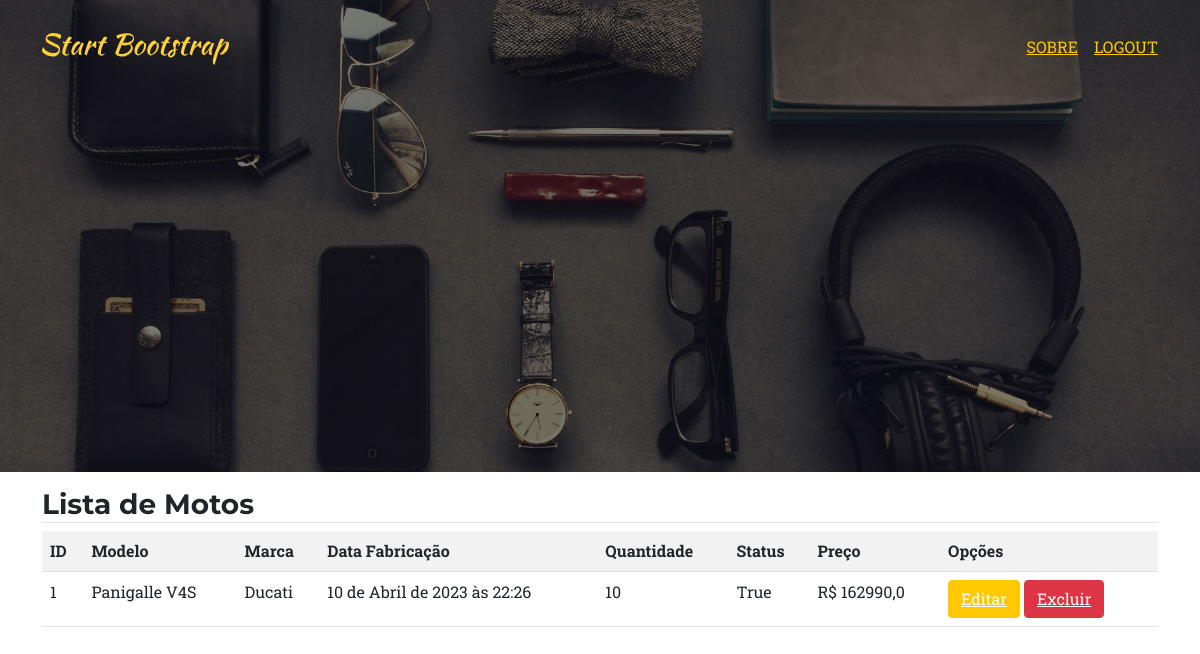
Page /listar/moto/ (signed in) on the committed database.
### cadastros/models.py (models this page shows, shortened)
class Moto(models.Model):
    modelo = models.ForeignKey(Modelo, on_delete=models.PROTECT)
    dataFabricacao = models.DateTimeField(auto_now_add=True)
    quantidade = models.IntegerField()
    status = models.BooleanField(verbose_name="Ativo")
    preco = models.FloatField(verbose_name="Preço Unitário")

class Modelo(models.Model):
    nome = models.CharField(max_length=50)
    marca = models.ForeignKey(Marca, on_delete=models.PROTECT)
    status = models.BooleanField(verbose_name="Ativo")

class Marca(models.Model):
    nome = models.CharField(max_length=80)
    pais = models.CharField(max_length=50, verbose_name="País")
    status = models.BooleanField(verbose_name="Ativo")

### cadastros/views.py (the view)
# urls.py: path("listar/moto/", MotoList.as_view(), name="listar-moto"),
class MotoList(LoginRequiredMixin ,ListView):
    model = Moto
    template_name = "cadastros/moto_list.html"

### cadastros/templates/cadastros/moto_list.html (shortened to what this page needs)
{% extends "paginas/modelo.html" %}
{% load static %}
{% load crispy_forms_tags %}
{% block menu %}
<nav class="navbar navbar-expand-lg navbar-dark fixed-top" id="mainNav">
    <div class="container">
        <a class="navbar-brand" href="#page-top"><img src="{%static 'assets/img/navbar-logo.svg'%}" alt="..." /></a>
        <div class="collapse navbar-collapse" id="navbarResponsive">
            <ul class="navbar-nav text-uppercase ms-auto py-4 py-lg-0">
                <li class="nav-item"><a href="{% url 'sobre' %}">Sobre</a></li>
                {% if not request.user.is_authenticated %}
                <li class="nav-item"><a href="{% url 'login' %}">Login</a></li>
                {% else %}
                <li class="nav-item"><a href="{% url 'logout' %}">Logout</a></li>
                {% endif %}
            </ul>
        </div>
    </div>
</nav>
{% endblock %}
{% block conteudo %}
<form action="" method="post">
    <div class="container">
        <h3 class="mt-3 border-bottom">Lista de Motos</h3>
        <table class="table table-striped">
            <tr>
                <th>ID</th>
                <th>Modelo</th>
                <th>Marca</th>
                <th>Data Fabricação</th>
                <th>Quantidade</th>
                <th>Status</th>
                <th>Preço</th>
                <th>Opções</th>
            </tr>
            {% for obejct in object_list %}
            <tr>
                <td>{{obejct.pk}}</td>
                <td>{{obejct.modelo.nome}}</td>
                <td>{{obejct.modelo.marca.nome}}</td>
                <td>{{obejct.dataFabricacao}}</td>
                <td>{{obejct.quantidade}}</td>
                <td>{{obejct.status}}</td>
                <td>R$ {{obejct.preco}}</td>
                <td>
                    <button type="button" class="btn btn-warning"><a href="{% url 'editar-moto' obejct.pk %}"
                            style="color: white;">Editar</a></button>
                    <button type="button" class="btn btn-danger"><a href="{% url 'excluir-moto' obejct.pk %}"
                            style="color: white;">Excluir</a></button>
                </td>
            </tr>
            {% empty %}
            <tr>
                <td colspan="3">Nenhuma moto cadastrada!</td>
            </tr>
            {% endfor %}
        </table>
        <br>
        <br>
    </div>
</form>
{% endblock %}

### rows in the picture
Moto: pk "1", modelo.nome "Panigalle V4S", modelo.marca.nome "Ducati", dataFabricacao "10 de Abril de 2023 às 22:26", quantidade "10", status "True", preco "162990,0"
